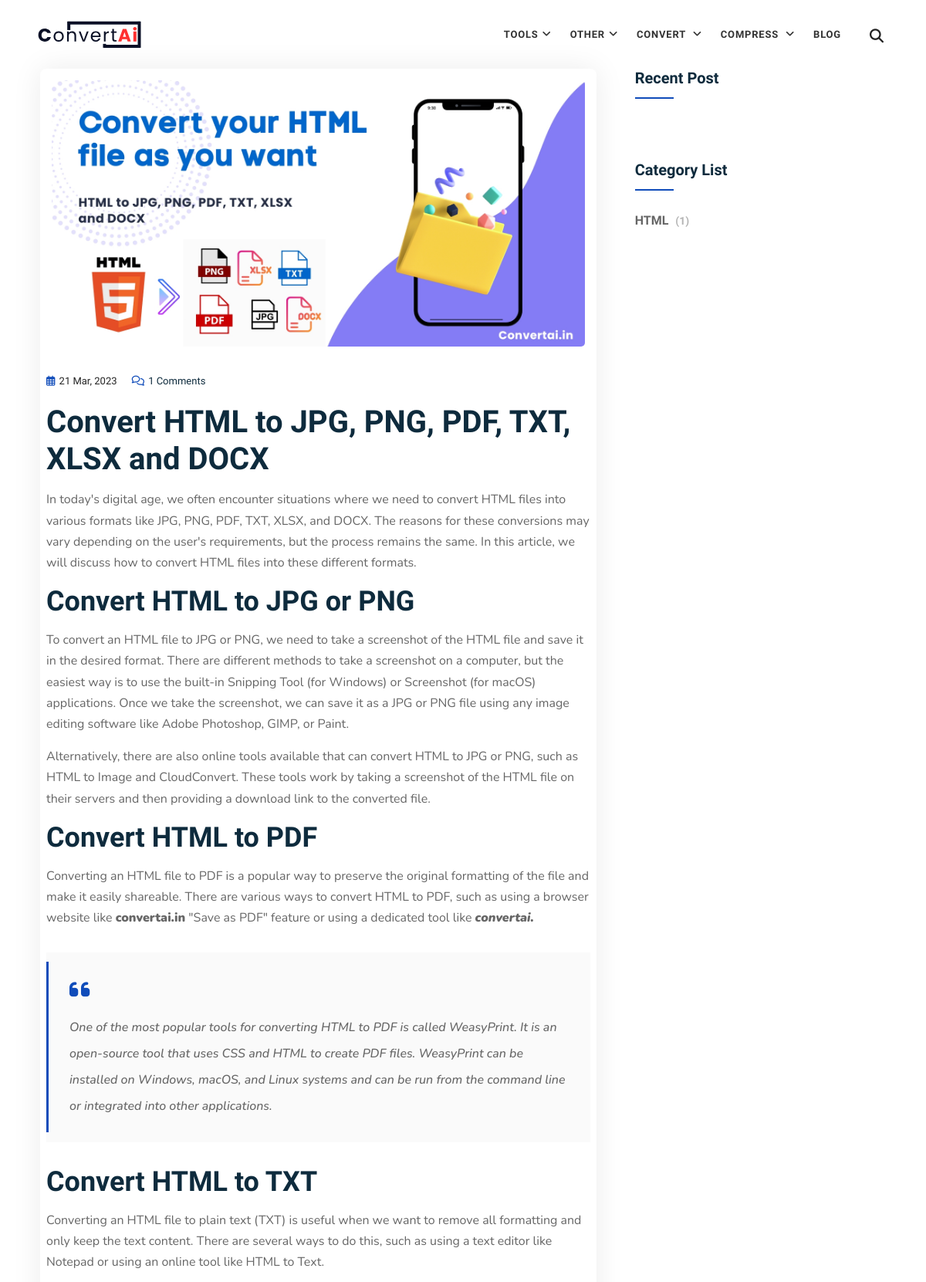
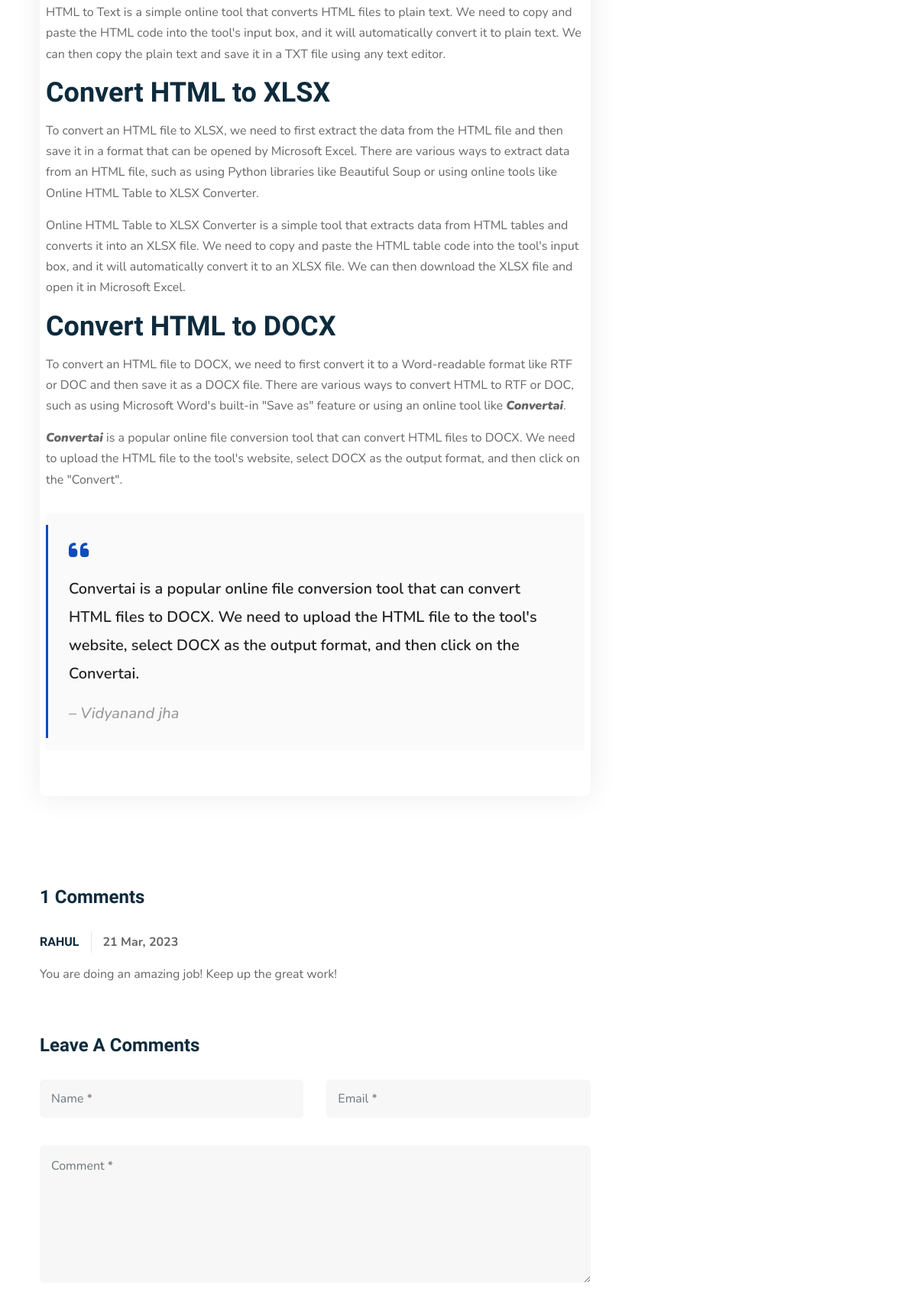
Screenshot of /blog-single.php?url=html-to-jpg-png-pdf-txt-xlsx-docx (upper part) with the database file from the repository (2 pictures, top to bottom).
### tables this page shows
CREATE TABLE IF NOT EXISTS `blog` (
  `id` int(11) NOT NULL AUTO_INCREMENT,
  `created_by` int(11) NOT NULL,
  `title` text NOT NULL,
  `image` text NOT NULL,
  `content` longtext NOT NULL,
  `author` text NOT NULL,
  `quote` text NOT NULL,
  `category` text NOT NULL,
  `status` int(11) NOT NULL DEFAULT '1',
  `meta_title` text NOT NULL,
  `meta_author` text NOT NULL,
  `meta_description` longtext NOT NULL,
  `key_words` text NOT NULL,
  `url` text NOT NULL,
  `created_at` timestamp NOT NULL DEFAULT CURRENT_TIMESTAMP,
  `updated_at` timestamp NOT NULL DEFAULT CURRENT_TIMESTAMP ON UPDATE CURRENT_TIMESTAMP,
  PRIMARY KEY (`id`)
);

CREATE TABLE IF NOT EXISTS `blog_comment` (
  `id` int(11) NOT NULL AUTO_INCREMENT,
  `blog_id` int(11) NOT NULL,
  `name` text NOT NULL,
  `email` text NOT NULL,
  `comment` text NOT NULL,
  `ip_address` text NOT NULL,
  `status` int(11) NOT NULL DEFAULT '0',
  `created_at` timestamp NOT NULL DEFAULT CURRENT_TIMESTAMP,
  `updated_at` timestamp NOT NULL DEFAULT CURRENT_TIMESTAMP ON UPDATE CURRENT_TIMESTAMP,
  PRIMARY KEY (`id`)
);

### admin/layouts/function.php (called while the page is built, shortened)
<?php
    function single_row($table_name, $conditions, $conn)
    {
        $query = "select * from ".$table_name." where ";
        foreach($conditions as $key=>$rec) {
          $query .= $key." = ".'"'.$rec.'" and ';
        }
        $last_space_position = strrpos($query, ' and');
        $query = substr($query, 0, $last_space_position);
        $data = $conn->query($query);
        $res = mysqli_fetch_assoc($data);
        if($res && $data) {
            return $res;
            die;
        } else {
            return ['error' => mysqli_error($conn)];
            die;
        }
    }
	function select_all_by_conditions($table_name, $conditions, $conn)
	{
		$query = "select * from ".$table_name." where ";
		foreach($conditions as $key=>$rec)
		{
			$query .= $key." = ".'"'.$rec.'" and ';
		}
		$last_space_position = strrpos($query, 'and');
		$query = substr($query, 0, $last_space_position);
		$query = $query." ORDER BY id DESC";
		$res =  $conn->query($query);
		$data = [];
		foreach($res as $rec){
			$data[] = $rec;
		}
		return $data;
	}
	function select_all_by_query($query, $conn)
	{
		$res =  $conn->query($query);
		$data = [];
		foreach($res as $rec){
			$data[] = $rec;
		}
		return $data;
	}
?>

### blog-single.php (the view, shortened to what this page needs)
<?php
    require_once('system/function.php');
    if(isset($_REQUEST['url']) && !empty($_REQUEST['url'])) {
        $conditions = [
            'url' => $_REQUEST['url'],
            'status' => 1,
        ];
        $return = single_row('`blog`', $conditions, $conn);
    } else {
        session_destroy();
        header("Location: ".base_url);
    }
    $comments = [];
    if(!empty($return['id'])) {
        $query = "SELECT * FROM `blog_comment` WHERE blog_id = '".$return['id']."' AND status = 1";
        $comments = select_all_by_query($query, $conn);
    }
    $conditions = [
        'ip_address' => getenv("REMOTE_ADDR"),
    ];
    $comment_data = single_row('`blog_comment`', $conditions, $conn);
    require_once('header.php');
?>
    <br><br><br>
    <div style="padding-left: 7px; padding-right: 7px;" class="container">
        <div style="padding-top: 5px;padding-bottom: 5px;" class="blog-area single full-blog right-sidebar full-blog default-padding">
            <div class="container">
                <div class="blog-items">
                    <div class="row">
                        <div class="blog-content wow fadeInUp col-lg-8 col-md-12">
                            <div class="item">
                                <div class="blog-item-box">
                                    <div class="thumb">
                                        <?php if(!empty($return['image'])){
                                            $img = explode('/', $return['image']);
                                            $image = end($img);
                                        } else {
                                            $image = '';
                                        } ?>
                                        <img style="height: 100%; width: 100%;" src="assets/img/blog/<?= $image; ?>" alt="Thumb">
                                    </div>
                                    <div style="margin-left: -22px;margin-right: -22px;" class="info">
                                        <div class="meta">
                                            <ul>
                                                <li><i class="fas fa-calendar-alt"></i> <?= (!empty($return['created_at'])) ? date('d M, Y', strtotime($return['created_at'])) : ''; ?></li>
                                                <li><a href="#"><i class="fas fa-comments"></i> <?= (!empty($comments[0])) ? count($comments) : '0'; ?> Comments</a></li>
                                            </ul>
                                        </div>
                                        <h1>
                                            <b><?= (!empty($return['title'])) ? $return['title'] : ''; ?></b>
                                        </h1>
                                        <?= (!empty($return['content'])) ? $return['content'] : ''; ?>
                                        <blockquote>
                                            <?= (!empty($return['quote'])) ? $return['quote'] : ''; ?>
                                            <cite>– <?= (!empty($return['author'])) ? $return['author'] : ''; ?></cite>
                                        </blockquote>
                                    </div>
                                </div>
                            </div>
                            <div class="post-pagi-area">
                            </div>
                            <div class="blog-comments">
                                <div class="comments-area">
                                    <div class="comments-title">
                                        <h4>
                                            <?= (!empty($comments[0])) ? count($comments) : '0'; ?> comments
                                        </h4>
                                        <div class="comments-list">
                                            <?php foreach ($comments as $key => $value) { ?>
                                                <div class="commen-item">
                                                    <div class="content">
                                                        <div class="title text-left">
                                                            <h5><?= $value['name']; ?></h5>
                                                            <span><?= date('d M, Y', strtotime($value['created_at'])); ?></span>
                                                        </div>
                                                        <p>
                                                            <?= $value['comment']; ?>
                                                        </p>
                                                    </div>
                                                </div>
                                            <?php } ?>
                                        </div>
                                    </div>
                                    <?php if(!empty($return['title'])) { ?>
                                        <div class="comments-form">
                                            <div class="title">
                                                <h4>Leave a comments</h4>
                                            </div>
                                            <form action="#" method="POST" id="commentform" class="contact-comments">
                                                <div class="row">
                                                    <div class="col-md-6">
                                                        <div class="form-group">
                                                            <input value="<?= (!empty($comment_data['name'])) ? $comment_data['name'] : ''; ?>" name="name" class="form-control" placeholder="Name *" type="text" required>
                                                        </div>
                                                    </div>
                                                    <div class="col-md-6">
                                                        <div class="form-group">
                                                            <input value="<?= (!empty($comment_data['email'])) ? $comment_data['email'] : ''; ?>" name="email" class="form-control" placeholder="Email *" type="email" required>
                                                        </div>
                                                    </div>
                                                    <div class="col-md-12">
                                                        <div class="form-group comments">
                                                            <textarea name="comment" class="form-control" placeholder="Comment *" required></textarea>
                                                        </div>
                                                        <div class="form-group full-width submit">
                                                        </div>
                                                    </div>
                                                </div>
                                            </form>
                                        </div>
                                    <?php } ?>
                                </div>
                            </div>
                        </div>
                        <div class="sidebar wow fadeInLeft col-lg-4 col-md-12">
                            <aside class="">
                                <div class="sidebar-item recent-post">
                                    <div class="title">
                                        <h4>Recent Post</h4>
                                    </div>
                                </div>
                                <div class="sidebar-item category">
                                    <div class="title">
                                        <h4>category list</h4>
                                    </div>
                                    <div class="sidebar-info">
                                        <ul>
                                            <?php foreach ($all_data_blog_cat as $key => $value) { ?>
                                                <li>
                                                    <a href="<?= base_url; ?>blog.php?url=<?= $value['category']; ?>"><?= $value['category']; ?> <span>(<?= $value['cat_id']; ?>)</span></a>
                                                </li>
                                            <?php } ?>
                                        </ul>
                                    </div>
                                </div>
                            </aside>
                        </div>
                    </div>
                </div>
            </div>
        </div>
    </div>

### assets/css/bootsnav.css (style rules this page uses)
body { -webkit-transition: all 0.3s ease-in-out; -moz-transition: all 0.3s ease-in-out; -o-transition: all 0.3s ease-in-out; -ms-transition: all 0.3s ease-in-out; transition: all 0.3s ease-in-out; }

### rows the page displays
blog: created_at "21 Mar, 2023", title "Convert HTML to JPG, PNG, PDF, TXT, XLSX and DOCX", content "In today's digital age, we often encounter situations where we need to convert HTML files into various formats like JPG, PNG, PDF, TXT, XLSX, and DOCX. The reasons for these conversions may vary depending on the user's requirements, but the process remains the same. In this article, we will discuss how to convert HTML files into these different formats. Convert HTML to JPG or PNG To convert an HTML file to JPG or PNG, we need to take a screenshot of the HTML file and save it in the desired format. There are different methods to take a screenshot on a computer, but the easiest way is to use the built-in Snipping Tool (for Windows) or Screenshot (for macOS) applications. Once we take the…", quote "Convertai is a popular online file conversion tool that can convert HTML files to DOCX. We need to upload the HTML file to the tool's website, select DOCX as the output format, and then click on the Convertai.", author "Vidyanand jha", category "HTML", cat_id "1"
blog_comment: name "RAHUL", created_at "21 Mar, 2023", comment "You are doing an amazing job! Keep up the great work!"

### other values shown
count($comments) "1"
